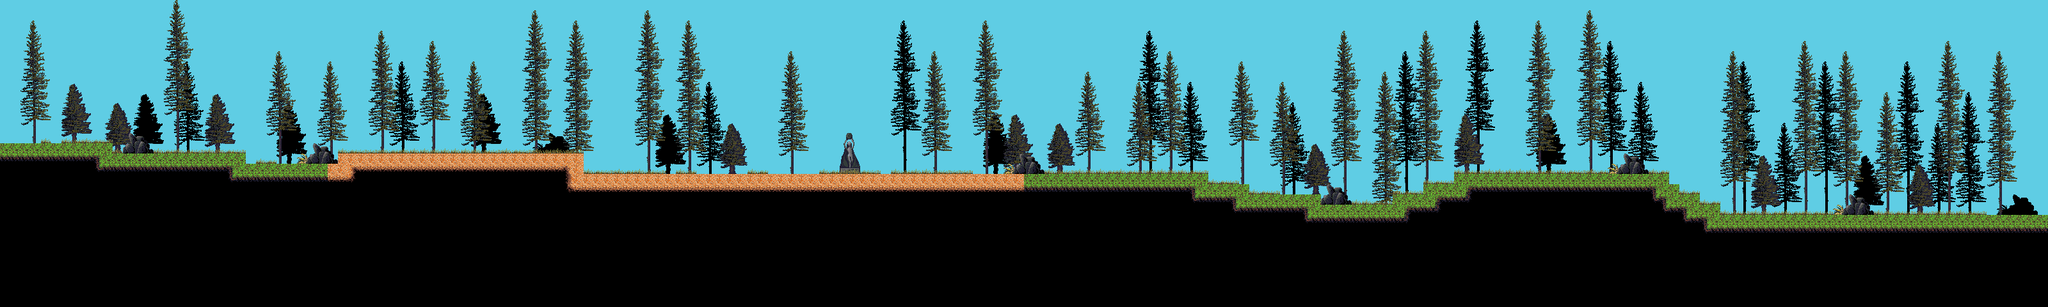

This is a level from a 2D game, rendered from its Tiled map with the project's own tilesets. A one-line summary and the map file follow, with tile-layer data summarised:
An orthogonal 200x30 tile map with 16x16 px tiles, 4 tile layers (SilhouetteLayer, BackgroundLayer, GameLayer, ForegroundLayer) and 15 objects (12x enemySpawn, 2x spawn, shrine).

<map version="1.0" orientation="orthogonal" renderorder="left-up" width="200" height="30" tilewidth="16" tileheight="16" backgroundcolor="#5fcde4" nextobjectid="20">
 <properties>
  <property name="background" value="Filmoor_background.png" />
  <property name="backgroundHeight" value="224" />
  <property name="drainRate" value="9" />
  <property name="exitLeft" value="mountain_shrine_01.tmx" />
  <property name="exitRight" value="filmoor_01.tmx" />
  <property name="spawnLeft" value="playerSpawnRight" />
  <property name="spawnRight" value="playerSpawnLeft" />
 </properties>
 <tileset firstgid="1" name="Filmoor_tileset" tilewidth="16" tileheight="16">
  <image source="../graphics/levels/Filmoor_tileset.png" trans="ff00ff" width="512" height="512" />
  <terraintypes>
   <terrain name="grass" tile="-1" />
   <terrain name="dead_grass" tile="-1" />
   <terrain name="foliage" tile="-1" />
   <terrain name="folishadow" tile="-1" />
  </terraintypes>
  <tile id="1" terrain=",,,1" />
  <tile id="2" terrain=",,1," />
  <tile id="4" terrain=",,,0" />
  <tile id="5" terrain=",,0," />
  <tile id="18" terrain=",,,2" />
  <tile id="20" terrain=",,2," />
  <tile id="26" terrain=",,,3" />
  <tile id="28" terrain=",,3," />
  <tile id="32" terrain=",,1,1" />
  <tile id="33" terrain=",1,1,1" />
  <tile id="34" terrain="1,,1,1" />
  <tile id="35" terrain=",,0,0" />
  <tile id="36" terrain=",0,0,0" />
  <tile id="37" terrain="0,,0,0" />
  <tile id="49" terrain=",,2,2" />
  <tile id="50" terrain=",2,2,2" />
  <tile id="51" terrain="2,2,2,2" />
  <tile id="52" terrain="2,,2,2" />
  <tile id="57" terrain=",,3,3" />
  <tile id="58" terrain=",3,3,3" />
  <tile id="59" terrain="3,3,3,3" />
  <tile id="60" terrain="3,,3,3" />
  <tile id="64" terrain="1,1,," />
  <tile id="65" terrain="1,1,,1" />
  <tile id="66" terrain="1,1,1," />
  <tile id="67" terrain="0,0,," />
  <tile id="68" terrain="0,0,,0" />
  <tile id="69" terrain="0,0,0," />
  <tile id="82" terrain="2,2,,2" />
  <tile id="84" terrain="2,2,2," />
  <tile id="90" terrain="3,3,,3" />
  <tile id="92" terrain="3,3,3," />
  <tile id="97" terrain=",1,,1" />
  <tile id="98" terrain="1,,1," />
  <tile id="100" terrain=",0,,0" />
  <tile id="101" terrain="0,,0," />
  <tile id="114" terrain=",2,,2" />
  <tile id="116" terrain="2,,2," />
  <tile id="122" terrain=",3,,3" />
  <tile id="124" terrain="3,,3," />
  <tile id="129" terrain=",1,," />
  <tile id="130" terrain="1,,," />
  <tile id="132" terrain=",0,," />
  <tile id="133" terrain="0,,," />
  <tile id="145" terrain="2,2,," />
  <tile id="146" terrain=",2,," />
  <tile id="148" terrain="2,,," />
  <tile id="153" terrain="3,3,," />
  <tile id="154" terrain=",3,," />
  <tile id="156" terrain="3,,," />
  <tile id="160" terrain="1,1,1,1" />
  <tile id="163" terrain="0,0,0,0" />
 </tileset>
 <layer name="SilhouetteLayer" width="200" height="30">
  <data>[6000 cells, 709 non-empty, 56 distinct tile ids]</data>
 </layer>
 <layer name="BackgroundLayer" width="200" height="30">
  <data>[6000 cells, 1322 non-empty, 79 distinct tile ids]</data>
 </layer>
 <layer name="GameLayer" width="200" height="30">
  <data>[6000 cells, 2529 non-empty, 15 distinct tile ids]</data>
 </layer>
 <layer name="ForegroundLayer" width="200" height="30">
  <data>[6000 cells, 179 non-empty, 11 distinct tile ids]</data>
 </layer>
 <objectgroup name="Triggers">
  <object id="19" name="shrine_01" type="shrine" x="1309.87" y="203.083" width="34.9167" height="69.1667" />
 </objectgroup>
 <objectgroup name="Actors">
  <object id="3" name="playerSpawnRight" type="spawn" x="3193.33" y="330.667">
   <ellipse />
  </object>
  <object id="5" name="playerSpawnLeft" type="spawn" x="7.66667" y="218">
   <ellipse />
  </object>
  <object id="6" name="enemySpawn_01" type="enemySpawn" x="2887.33" y="150.667">
   <properties>
    <property name="amount" value="1" />
    <property name="enemyType" value="raven" />
   </properties>
   <ellipse />
  </object>
  <object id="7" name="enemySpawn_02" type="enemySpawn" x="2485" y="109.667">
   <properties>
    <property name="amount" value="1" />
    <property name="enemyType" value="raven" />
   </properties>
   <ellipse />
  </object>
  <object id="8" name="enemySpawn_03" type="enemySpawn" x="1538" y="93">
   <properties>
    <property name="amount" value="1" />
    <property name="enemyType" value="raven" />
   </properties>
   <ellipse />
  </object>
  <object id="9" name="enemySpawn_04" type="enemySpawn" x="279" y="58">
   <properties>
    <property name="amount" value="1" />
    <property name="enemyType" value="raven" />
   </properties>
   <ellipse />
  </object>
  <object id="10" name="enemySpawn_05" type="enemySpawn" x="2744.33" y="329">
   <properties>
    <property name="amount" value="1" />
    <property name="enemyType" value="spikedwolf" />
   </properties>
   <ellipse />
  </object>
  <object id="11" name="enemySpawn_06" type="enemySpawn" x="2327.33" y="263.333">
   <properties>
    <property name="amount" value="1" />
    <property name="enemyType" value="spikedwolf" />
   </properties>
   <ellipse />
  </object>
  <object id="12" name="enemySpawn_07" type="enemySpawn" x="2105.34" y="312.667">
   <properties>
    <property name="amount" value="1" />
    <property name="enemyType" value="mimicmaiden" />
   </properties>
   <ellipse />
  </object>
  <object id="13" name="enemySpawn_08" type="enemySpawn" x="1098.67" y="265.333">
   <properties>
    <property name="amount" value="1" />
    <property name="enemyType" value="spikedwolf" />
   </properties>
   <ellipse />
  </object>
  <object id="14" name="enemySpawn_09" type="enemySpawn" x="646.667" y="230.667">
   <properties>
    <property name="amount" value="1" />
    <property name="enemyType" value="spikedwolf" />
   </properties>
   <ellipse />
  </object>
  <object id="16" name="enemySpawn_10" type="enemySpawn" x="1430.67" y="266.667">
   <properties>
    <property name="amount" value="1" />
    <property name="enemyType" value="skeleton" />
   </properties>
   <ellipse />
  </object>
  <object id="17" name="enemySpawn_11" type="enemySpawn" x="1497.33" y="266.667">
   <properties>
    <property name="amount" value="1" />
    <property name="enemyType" value="skeleton" />
   </properties>
   <ellipse />
  </object>
  <object id="18" name="enemySpawn_12" type="enemySpawn" x="1595.33" y="266">
   <properties>
    <property name="amount" value="1" />
    <property name="enemyType" value="skeleton" />
   </properties>
   <ellipse />
  </object>
 </objectgroup>
</map>
